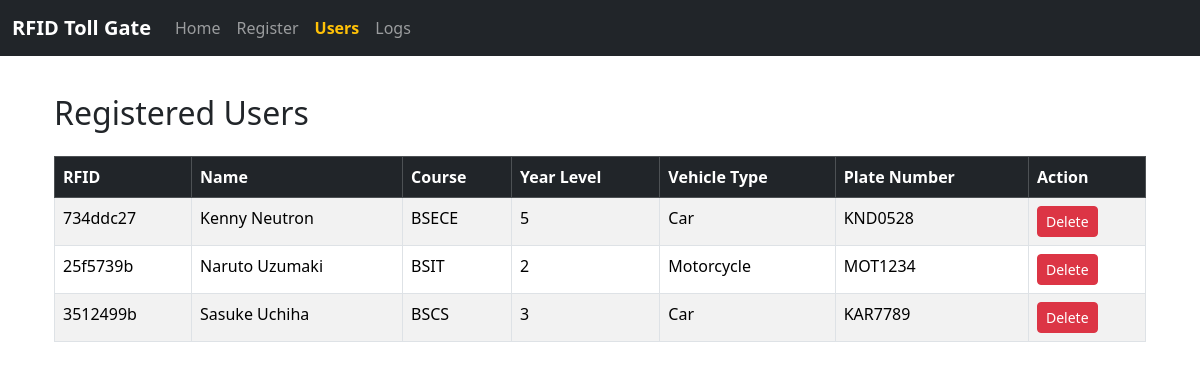
Screenshot of /users with the database file from the repository.
### tables this page shows
CREATE TABLE users (
        rfid TEXT PRIMARY KEY,
        name TEXT NOT NULL,
        course TEXT,
        year_level TEXT,
        vehicle_type TEXT,
        plate_number TEXT
    );

### main.py (the view)
@app.route('/users')
def users():
    conn = sqlite3.connect('rfid_gate.db')
    c = conn.cursor()
    c.execute('''
        SELECT rfid, name, course, year_level, vehicle_type, plate_number
        FROM users ORDER BY name
    ''')
    user_list = c.fetchall()
    conn.close()
    return render_template('users.html', users=user_list)

### templates/users.html
{% extends "base.html" %}
{% block content %}
<div class="container mt-4">
  <h2 class="mb-4">Registered Users</h2>
  {% if users %}
  <div class="table-responsive">
    <table class="table table-striped table-bordered">
      <thead class="table-dark">
        <tr>
          <th>RFID</th>
          <th>Name</th>
          <th>Course</th>
          <th>Year Level</th>
          <th>Vehicle Type</th>
          <th>Plate Number</th>
          <th>Action</th>
        </tr>
      </thead>
      <tbody>
        {% for user in users %}
        <tr>
          <td>{{ user[0] }}</td>
          <td>{{ user[1] }}</td>
          <td>{{ user[2] }}</td>
          <td>{{ user[3] }}</td>
          <td>{{ user[4] }}</td>
          <td>{{ user[5] }}</td>
          <td>
            <form method="POST" action="/delete_user/{{ user[0] }}" onsubmit="return confirm('Are you sure you want to delete this user?');">
              <button type="submit" class="btn btn-sm btn-danger">Delete</button>
            </form>
          </td>
        </tr>
        {% endfor %}
      </tbody>
    </table>
  </div>
  {% else %}
    <p>No users registered yet.</p>
  {% endif %}
</div>
{% endblock %}

### templates/base.html (style rules this page uses)
body { padding-top: 70px; }

### rows the page displays
users: rfid "734ddc27", name "Kenny Neutron", course "BSECE", year_level "5", vehicle_type "Car", plate_number "KND0528"
users: rfid "25f5739b", name "Naruto Uzumaki", course "BSIT", year_level "2", vehicle_type "Motorcycle", plate_number "MOT1234"
users: rfid "3512499b", name "Sasuke Uchiha", course "BSCS", year_level "3", vehicle_type "Car", plate_number "KAR7789"
